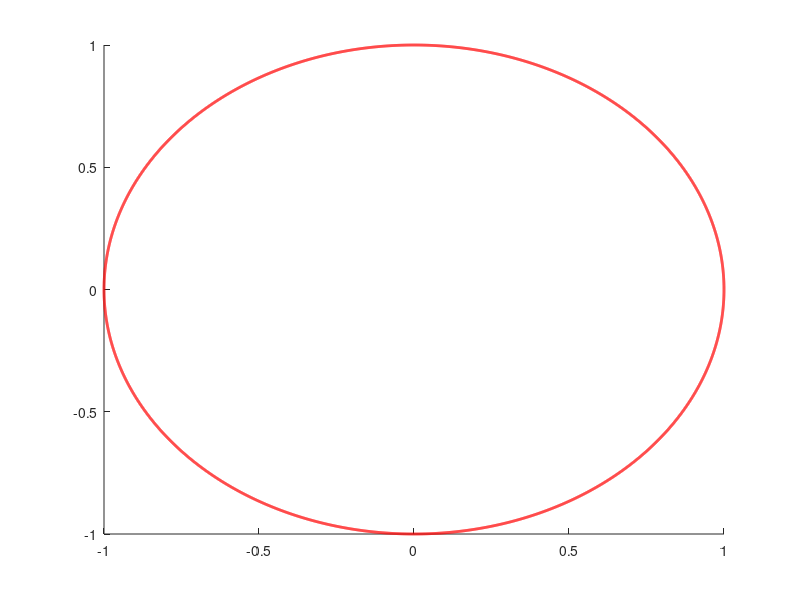

This chart was generated by the following MATLAB code: (Note: this script raises an error after producing the figure.)
%%%%%%%%%%%%%%%%%%%%%%%%%%%%%%%%%%%%%%%%%%%%
%%  EXTRA FUNCTION, SPECIFIED BY USER
%%%%%%%%%%%%%%%%%%%%%%%%%%%%%%%%%%%%%%%%%%%%

th = linspace(0,2*pi,5000);
xcirc = cos(th);
ycirc = sin(th);

figure(1);
hold on;
pp1=plot(xcirc,ycirc,'r-');
set(pp1,'linewidth',2);
hold off;

for i=1:NumPhysNodes
  xn=node(i,1);
  yn=node(i,2);
  
  t1=text(xn,yn,[num2str(i)]);
  set(t1,'color',[1 0 0]);
  set(t1,'fontweight','bold');
  set(t1,'fontsize',18);
end

for i=1:NumPhysElems
  xmid = (node(tnode(i,1),1)+node(tnode(i,2),1)+node(tnode(i,3),1))/3;
  ymid = (node(tnode(i,1),2)+node(tnode(i,2),2)+node(tnode(i,3),2))/3;

  t1=text(xmid,ymid,[num2str(i)]);
  set(t1,'color',[0 0 0]);
  set(t1,'fontweight','bold');
  set(t1,'fontsize',18);
end

figure(2)
hold on;
pp1=plot(xcirc,ycirc,'r-');
set(pp1,'linewidth',2);
hold off;

for i=1:SubNumPhysNodes
  xn=sub_node(i,1);
  yn=sub_node(i,2);
  
  t1=text(xn,yn,[num2str(i)]);
  set(t1,'color',[1 0 0]);
  set(t1,'fontweight','bold');
  set(t1,'fontsize',18);
end

for i=1:SubNumPhysElems
  xmid = (sub_node(sub_tnode(i,1),1)+sub_node(sub_tnode(i,2),1)+sub_node(sub_tnode(i,3),1))/3;
  ymid = (sub_node(sub_tnode(i,1),2)+sub_node(sub_tnode(i,2),2)+sub_node(sub_tnode(i,3),2))/3;

  t1=text(xmid,ymid,[num2str(i)]);
  set(t1,'color',[0 0 0]);
  set(t1,'fontweight','bold');
  set(t1,'fontsize',18);
end

figure(1)